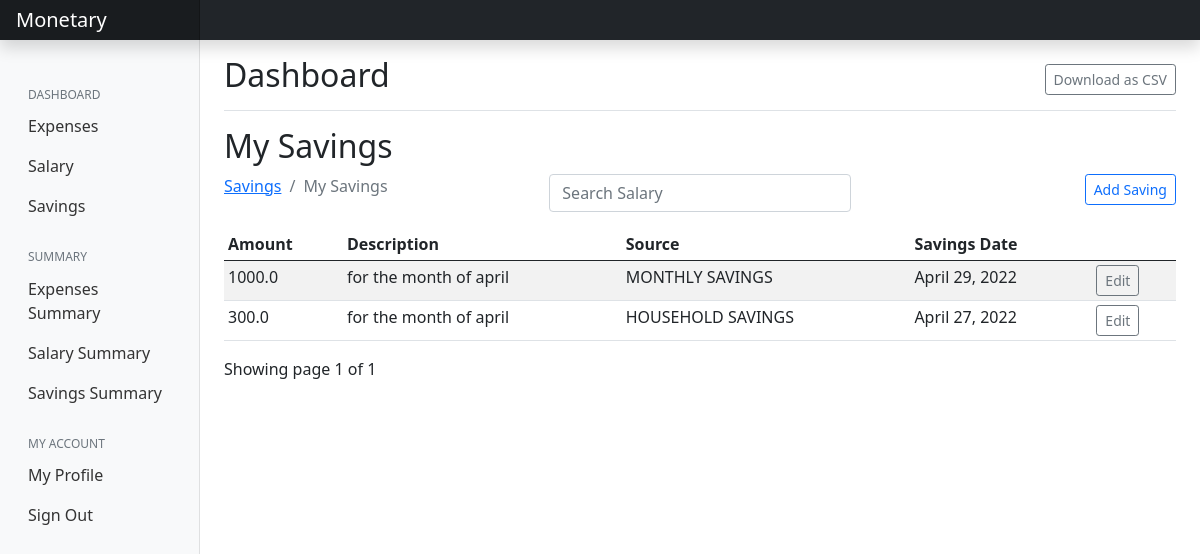
Before: /saving/ (signed in) with the older database file.
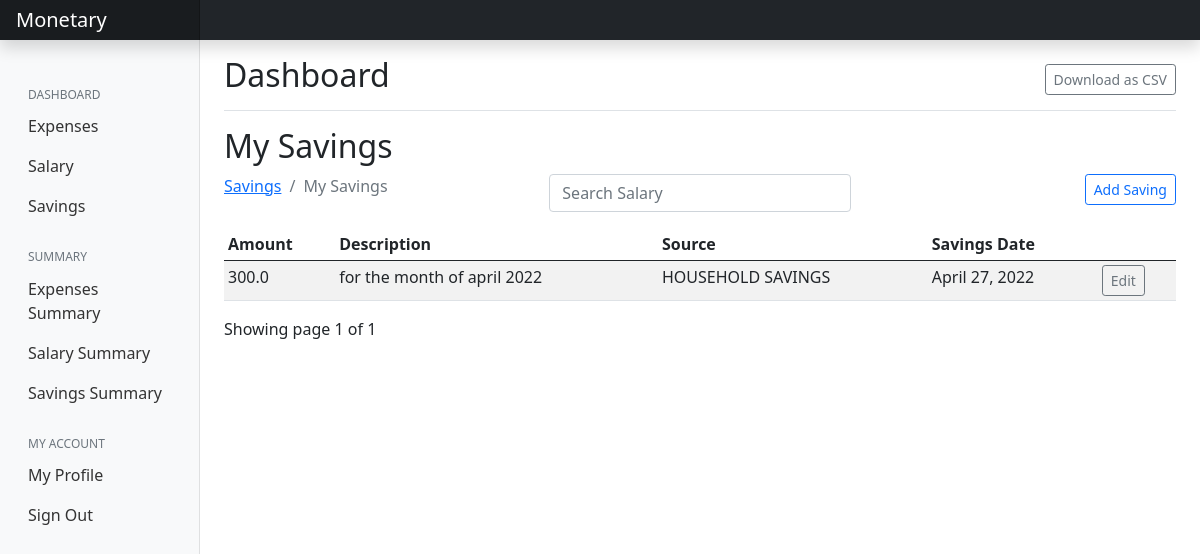
After: the same page with the newer database file.
### saving/models.py (models this page shows, shortened)
class Saving(models.Model):
    amount = models.FloatField()
    date = models.DateField(default=now)
    description = models.TextField()
    owner = models.ForeignKey(to=User, on_delete=models.CASCADE)
    source = models.CharField(max_length=200)
    class Meta:
        ordering = ['-date']

### saving/views.py (the view)
# urls.py: path('', views.index, name="expenses"),
@login_required(login_url='/accounts/login')
def index(request):
    sources = Source.objects.all()
    saving = Saving.objects.filter(owner=request.user)
    paginator = Paginator(saving, 5)
    page_num = request.GET.get('page')
    page_obj = Paginator.get_page(paginator, page_num)
    context = {
        'saving': saving,
        'page_obj': page_obj
    }
    return render(request, 'saving/index.html', context)

### saving/templates/saving/index.html (shortened to what this page needs)
{% extends 'base.html' %}
{% load static %}
{% block content %}
{% if saving.count %}
<div class="d-flex justify-content-between flex-wrap flex-md-nowrap align-items-center pt-3 pb-2 mb-3 border-bottom">
    <h1 class="h2">Dashboard</h1>
    <div class="btn-toolbar mb-2 mb-md-0">
       <a href="" class="btn btn-outline-secondary btn-sm">Download as CSV</a>
    </div>
</div>
<h2>My Savings</h2>
<div class="row">
    <div class="col-md-4">
        <nav aria-label="breadcrumb">
            <ol class="breadcrumb">
                <li class="breadcrumb-item"><a href="{% url 'salary' %}">Savings</a></li>
                <li class="breadcrumb-item active" aria-current="page">My Savings</li>
            </ol>
        </nav>
    </div>
    <div class="col-md-4">
        <div class="form-group">
            <input type="text" class="form-control mb-3" id="searchField" placeholder="Search Salary">
        </div>
    </div>
    <div class="col-md-4">
        <a href="{% url 'add-saving' %}" class="btn btn-outline-primary btn-sm mb-3 float-end">Add Saving</a>
    </div>
</div>
<div class="app-table table-responsive">
    <table class="table table-striped table-sm">
        <thead>
            <tr>
                <th>Amount</th>
                <th>Description</th>
                <th>Source</th>
                <th>Savings Date</th>
                <th></th>
            </tr>
        </thead>
        <tbody>
            {% for saving in page_obj %}
            <tr>
                <td>{{saving.amount}}</td>
                <td>{{saving.description}}</td>
                <td>{{saving.source}}</td>
                <td>{{saving.date}}</td>
                <td><a href="{% url 'saving-edit' saving.id %}" class="btn btn-outline-secondary btn-sm">Edit</a></td>
            </tr>
            {% endfor %}
        </tbody>
    </table>
</div>
<div class="pagination-container">
    <div>
        Showing page {{ page_obj.number }} of {{ page_obj.paginator.num_pages }}
    </div>
</div>
{% endif %}
{% endblock %}

Changed rows visible on the page:
removed Saving: amount "1000.0", description "for the month of april", source "MONTHLY SAVINGS", date "April 29, 2022"
changed Saving "HOUSEHOLD SAVINGS": description "for the month of april" → "for the month of april 2022"
